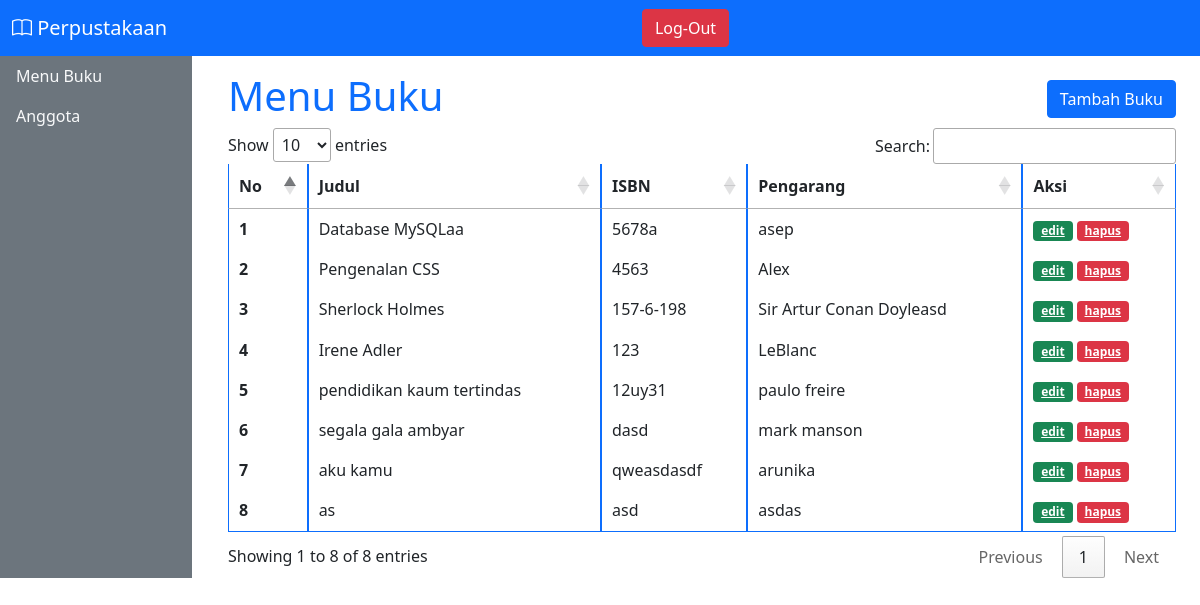
The app's page / (signed in) with its own data.
### tables this page shows
CREATE TABLE `buku` (
  `id_buku` int(10) NOT NULL,
  `judul` varchar(256) NOT NULL,
  `isbn` varchar(32) NOT NULL,
  `pengarang` varchar(64) NOT NULL
);

### index.php (the view)
<?php include "./template/header.php" ?>
<?php include "./koneksi.php" ?>
<div class="col-md-10">
    <div class="container">
        <ul class="nav justify-content-between mt-3">
            <li class="nav-item">
                <h1 class="text-primary">Menu Buku</h1>
            </li>
            <li class="nav-item mt-2">
             <a href="/sertifikasi/page_buku/tambah_buku.php" class="btn btn-primary" >Tambah Buku</a>
        </ul>
        <?php
     $query = ("SELECT * FROM buku ");
     $buku = mysqli_query($db,$query);
     ?>
        <table class="table table-bordered border-primary mt-3" id="tabel">
        <thead>
            <tr>
            <th scope="col">No</th>
            <th scope="col">Judul</th>
            <th scope="col">ISBN</th>
            <th scope="col">Pengarang</th>
            <th scope="col">Aksi</th>
            </tr>
        </thead>
        <tbody>
            <?php
            $i = 1;
            foreach ($buku as $b ) :
                ?>
            <tr>
            <th scope="row"><?= $i++?></th>
            <td><?= $b['judul']?></td>
            <td><?= $b['isbn']?></td>
            <td><?= $b['pengarang']?></td>
            <td> <a href="/sertifikasi/page_buku/edit_buku.php?id=<?= $b['id_buku']?>" class="badge bg-success">edit</a> <a href="/sertifikasi/page_buku/hapus_buku.php?id=<?= $b['id_buku']?>" class="badge bg-danger">hapus</a> </td>
            </tr>
            <?php endforeach; ?>
        </tbody>
        </table>
        </div>
        </div>
<?php include "./template/footer.php" ?>

### records on screen
buku: judul "Database MySQLaa", isbn "5678a", pengarang "asep"
buku: judul "Pengenalan CSS", isbn "4563", pengarang "Alex"
buku: judul "Sherlock Holmes", isbn "157-6-198", pengarang "Sir Artur Conan Doyleasd"
buku: judul "Irene Adler", isbn "123", pengarang "LeBlanc"
buku: judul "pendidikan kaum tertindas", isbn "12uy31", pengarang "paulo freire"
buku: judul "segala gala ambyar", isbn "dasd", pengarang "mark manson"
buku: judul "aku kamu", isbn "qweasdasdf", pengarang "arunika"
buku: judul "as", isbn "asd", pengarang "asdas"
